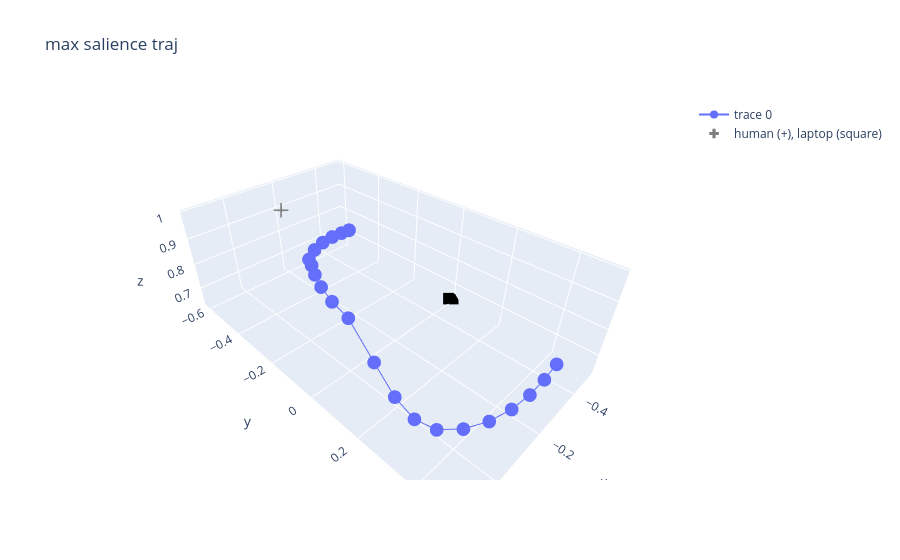

Notebook source saved alongside this figure:
### Code cell
vis_trajectory(max_salience_traj, "max salience traj")

### Figure 1 — Plotly figure (JSON) as saved in the notebook; plotly's stock layout.template omitted (floating-point values rounded to 4 significant figures)
{"data": [{"mode": "lines+markers", "type": "scatter3d", "x": [-0.2486, -0.1957, -0.1397, -0.08366, -0.03029, 0.01743, 0.04277, 0.06896, 0.09048, 0.1022, 0.1007, 0.1247, 0.1329, 0.1251, 0.09915, 0.05332, -0.007362, -0.07692, -0.1501, -0.2227, -0.2917], "y": [-0.2688, -0.2455, -0.2242, -0.2006, -0.1718, -0.1359, -0.08976, -0.04164, 0.01023, 0.06579, 0.1226, 0.2352, 0.3098, 0.3639, 0.4086, 0.4487, 0.477, 0.4934, 0.4997, 0.499, 0.4956], "z": [0.9212, 0.939, 0.9543, 0.9662, 0.9741, 0.9777, 0.9902, 0.9942, 0.9914, 0.9807, 0.9608, 0.9084, 0.8576, 0.8216, 0.8018, 0.7992, 0.7969, 0.7938, 0.7908, 0.79, 0.794]}, {"marker": {"color": ["gray", "black"], "showscale": false, "size": 8, "symbol": ["cross", "square"]}, "mode": "markers", "name": "human (+), laptop (square)", "type": "scatter3d", "x": [-0.2, -0.5], "y": [-0.6, 0], "z": [0.9, 0.635]}], "layout": {"title": {"text": "max salience traj"}}}
